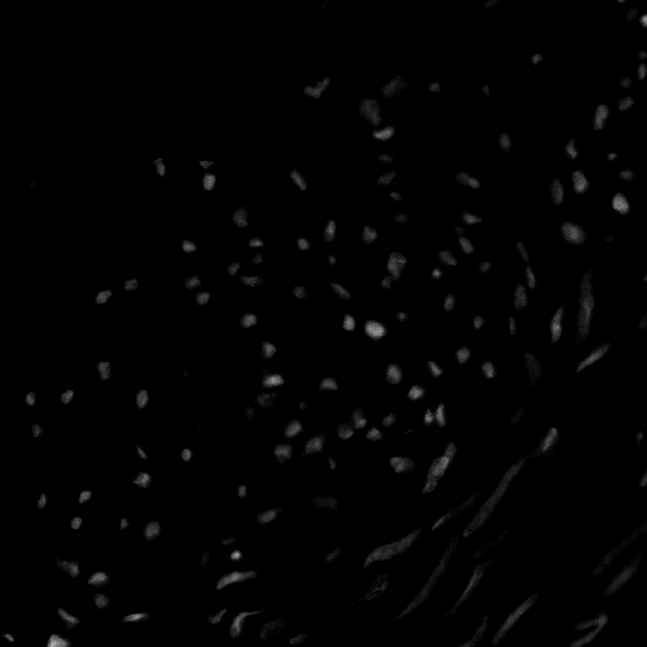
#> input picture Lab03 - Histogram Equalization/im_cells.png, 647 x 647 px
$ jupyter execute Lab03_hist.ipynb   (shell and % lines are left out)
#> lines starting #> are read from the running program, lines starting #| are printed output that depends on the picture
[cell 1]
import cv2
import matplotlib.pyplot as plt
import numpy as np
import time
# from os import path

BLACK = 0
MEDIUM_GRAY = 127
WHITE = 255

max = 256

def getLocalTime() -> str:
    named_tuple = time.localtime() # get struct_time
    return time.strftime("%d/%m/%Y, %H:%M:%S", named_tuple)


def showImage(image, cmap = 'gray') -> None:
    ax = plt.subplots()[1]
    ax.imshow(image, cmap = cmap, vmin = BLACK, vmax = WHITE)


def showImages(images, cmap = 'gray') -> None:
    _, axs = plt.subplots(nrows=1, ncols=len(images))

    for i in range(len(images)):
        axs[i].imshow(images[i], cmap = cmap, vmin = BLACK, vmax = WHITE)

    plt.tight_layout()

def saveImage(image, filename = 'result', cmap = 'gray', mode = 'sync') -> None:
    ax = plt.subplots()[1]
    ax.imshow(image, cmap = cmap, vmin = BLACK, vmax = WHITE)
    plt.savefig(filename, bbox_inches = 'tight', pad_inches = 0)

    if mode == 'sync':
        plt.show()

**Prática de Histogramas**

1)
- Produza a imagem ‘negativa’ do arquivo ‘im_cells.png’
- Com a imagem negativa, produza a imagem original novamente.
- Mostre lado a lado a imagem original e a negativa. Em qual deles os objetos presentes na imagem são melhor percebidos? Justifique.
- Aplique a imagem uma função logarítmica.

[cell 2]
# code here
path = "im_cells.png"
image = cv2.imread(path, cv2.IMREAD_GRAYSCALE)
#> image is the input picture: shape (647, 647); min 0, max 188, mean 2.4
negativa = image * -1 + 255
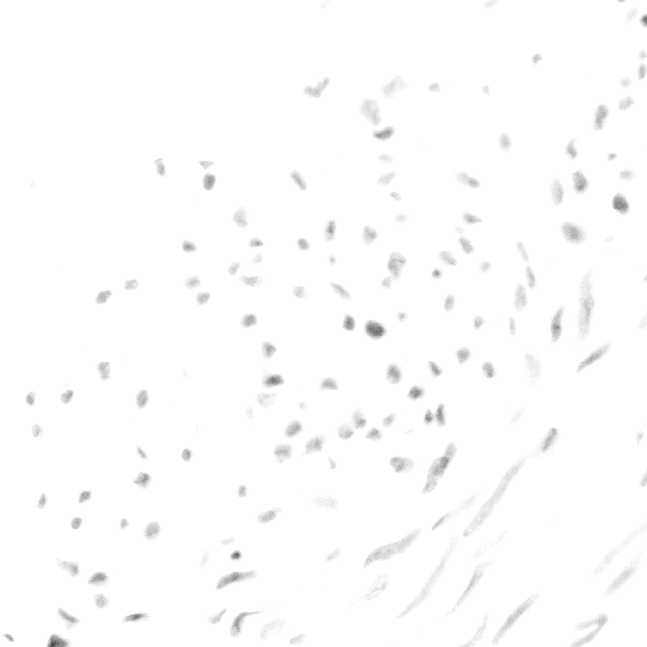
#> negativa: shape (647, 647) int16; min 67, max 255, mean 252.6
original = (negativa - 255) * -1

# showImage(negativa)
# showImage(original)

showImages((negativa, original))
#> the loop in showImages, `for i in range(len(images)):` made 2 passes
print("Na imagem negativa os objetos são melhor identificados, pois os pontos pretos se destacam no fundo branco")

showImages((np.log(original + 1) * 40, np.log2(original + 1) * 27))
#> the loop in showImages (call 2), `for i in range(len(images)):` made 2 passes
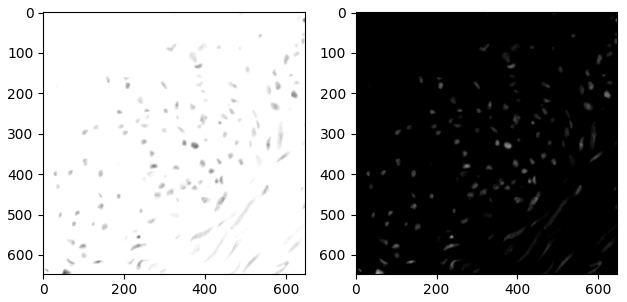
#> figure drawn by matplotlib, 2 panels
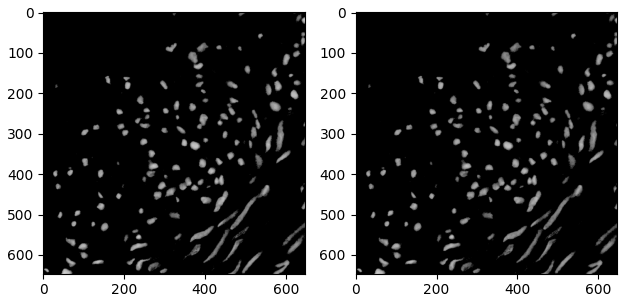
#> figure drawn by matplotlib, 2 panels

2)
- Abra a imagem 'pout.tif' e mostre seu histograma.
- Equalize a imagem anterior e mostre novamente seu histograma. Mostra a curva de transformação (consulte https://www.mathworks.com/help/images/histogram-equalization.html)
(procurar função OpenCV)

[cell 3]
# code here
path = "pout.tif"
image = cv2.imread(path, cv2.IMREAD_GRAYSCALE)
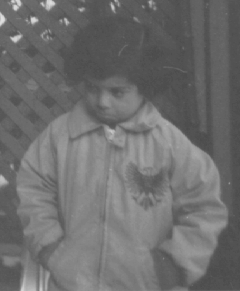
#> input picture Lab03 - Histogram Equalization/pout.tif, 240 x 291 px
#> image is the input picture: shape (291, 240); min 74, max 224, mean 110.3

def getProbabilities(image, max = 256):
    height, width = image.shape
    freq = np.zeros(max)

    copy = np.array(image)
    unique, counts = np.unique(copy, return_counts=True)
    freq = np.asarray((unique, counts)).T

    prob = np.zeros(max)
    for key, value in freq:
        prob[key] = value / (height * width)

    return prob

def plotHistograma(image, max = 256):
    hist = getProbabilities(image, max)

    plt.xlabel('Tom de cinza')
    plt.ylabel('Probabilidade')

    plt.bar(range(max), hist)
    plt.show()


plotHistograma(image)
#> in getProbabilities, `unique, counts = np.unique(copy, return_counts=True)`: unique = 121 values from 74 to 224; counts = 121 values, max 3628 at index 5, min 2 at index 0, mean 577.2
#> in getProbabilities, `freq = np.asarray((unique, counts)).T`: freq = 121 pairs, first value 74 to 224, second value 2 to 3628
#> the loop in getProbabilities, `for key, value in freq:` made 121 passes
#> (key, value) on passes 1 to 12: (74, 2), (75, 38), (77, 389), (78, 1245), (80, 1518), (82, 3628), (83, 3146), (84, 2041), (86, 1601), (87, 2415), (89, 1684), (91, 1506)
#> after the loop in getProbabilities, `for key, value in freq:`: prob = 256 values, max 0.0519 at index 82, min 0 at index 0, mean 0.00391
#> in plotHistograma, `hist = getProbabilities(image, max)`: hist has the same summary as prob in getProbabilities
#> in plotHistograma, `plt.show()`:
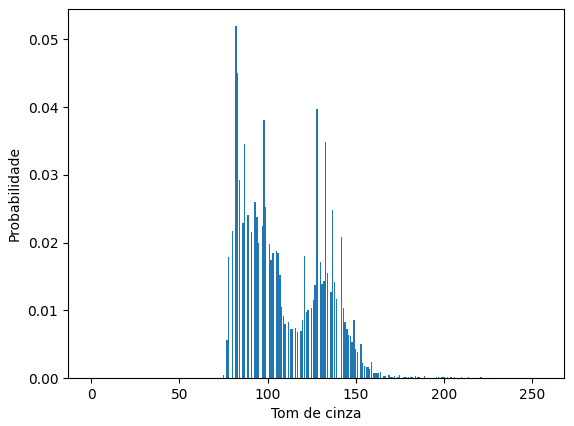
#> figure drawn by matplotlib, 1 panel; tallest bar 0.0519 high, from x = 81.6 to 82.4

equalized = cv2.equalizeHist(image)
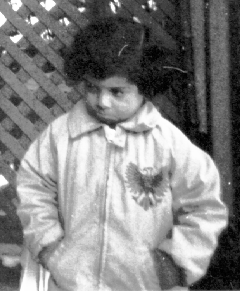
#> equalized: shape (291, 240); min 0, max 255, mean 130.4
plotHistograma(equalized)
#> call 2 of plotHistograma, with max = 256
#> the loop in getProbabilities (call 2), `for key, value in freq:` made 66 passes
#> (key, value) on passes 1 to 12: (0, 40), (2, 389), (6, 1245), (12, 1518), (25, 3628), (36, 3146), (44, 2041), (50, 1601), (58, 2415), (65, 1684), (70, 1506), (77, 1813)
#> in plotHistograma (call 2), `hist = getProbabilities(image, max)`: hist = 256 values, max 0.0519 at index 25, min 0 at index 1, mean 0.00391
#> in plotHistograma (call 2), `plt.show()`:
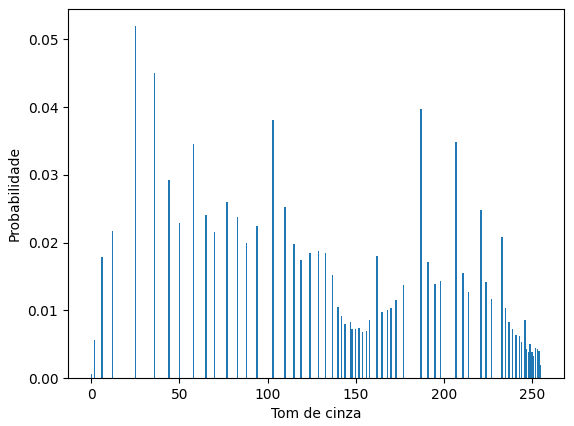
#> figure drawn by matplotlib, 1 panel; tallest bar 0.0519 high, from x = 24.6 to 25.4

showImages((image, equalized))

# plt.imshow(image, cmap = 'gray', vmin = 0, vmax = max - 1)
# plt.imshow(result, cmap = 'gray', vmin = 0, vmax = max - 1)

3) *Implemente* o algoritmo de equalização de histograma e aplique a imagem ‘imcells.png’. Use o mínimos de laços for - tente realizar operações diretas com matrizes e vetores do numpy
- Aplique o mesmo algortimo 2x na mesma imagem e compare os resultados

[cell 4]
# code here
path = "im_cells.png"
image = cv2.imread(path, cv2.IMREAD_GRAYSCALE)

def getAccumulatedProbabilities(image, max):
    accProba = {}
    sumProba = 0

    prob = getProbabilities(image, max)
    accProba[0] = prob[0]
    for i in range(1, 256):
        sumProba += prob[i - 1]
        accProba[i] = prob[i] + sumProba

    return accProba

def equalizeImage(image, max = 256):
    height, width = image.shape

    newColors = {}
    accumProb = getAccumulatedProbabilities(image, max)
    equalized = np.array(image)

    for i in range(0, 256):
        newColors[i] = np.ceil(accumProb[i] * 255)

    for i in range(height):
        for j in range(width):
            equalized[i][j] = newColors[equalized[i][j]]

    return equalized

showImage(equalizeImage(image))
#> in getAccumulatedProbabilities, `prob = getProbabilities(image, max)`: prob = 256 values, max 0.904 at index 0, min 0 at index 149, mean 0.00391
#> the loop in getAccumulatedProbabilities, `for i in range(1, 256):` made 255 passes
#> sumProba on passes 1 to 3: 0.904, 0.908, 0.912
#> after the loop in getAccumulatedProbabilities, `for i in range(1, 256):`: accProba = 256 items; sumProba = 1
#> in equalizeImage, `accumProb = getAccumulatedProbabilities(image, max)`: accumProb = 256 items
#> after the loop in equalizeImage, `for i in range(height):`:
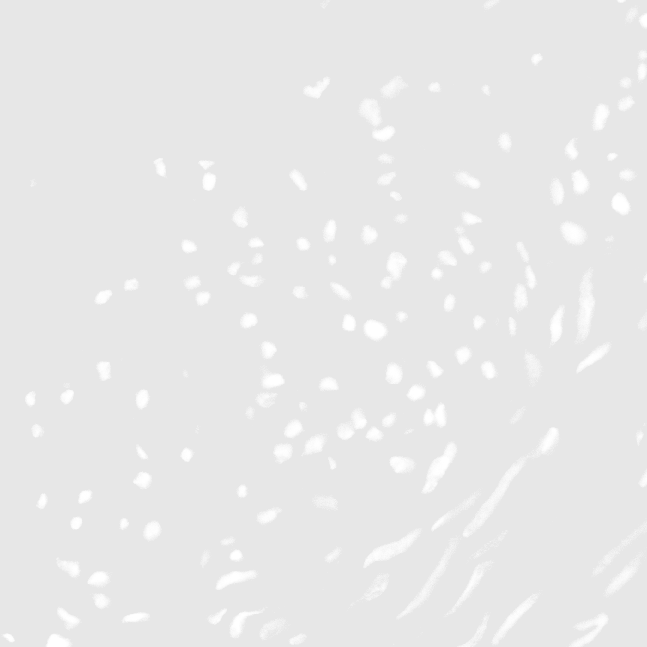
#> equalized: shape (647, 647); min 231, max 255, mean 232.2
showImage(cv2.equalizeHist(image))
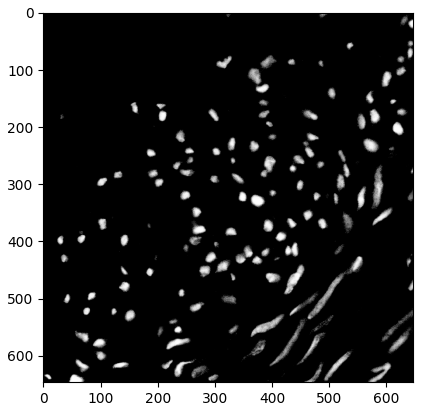
#> figure drawn by matplotlib, 1 panel
